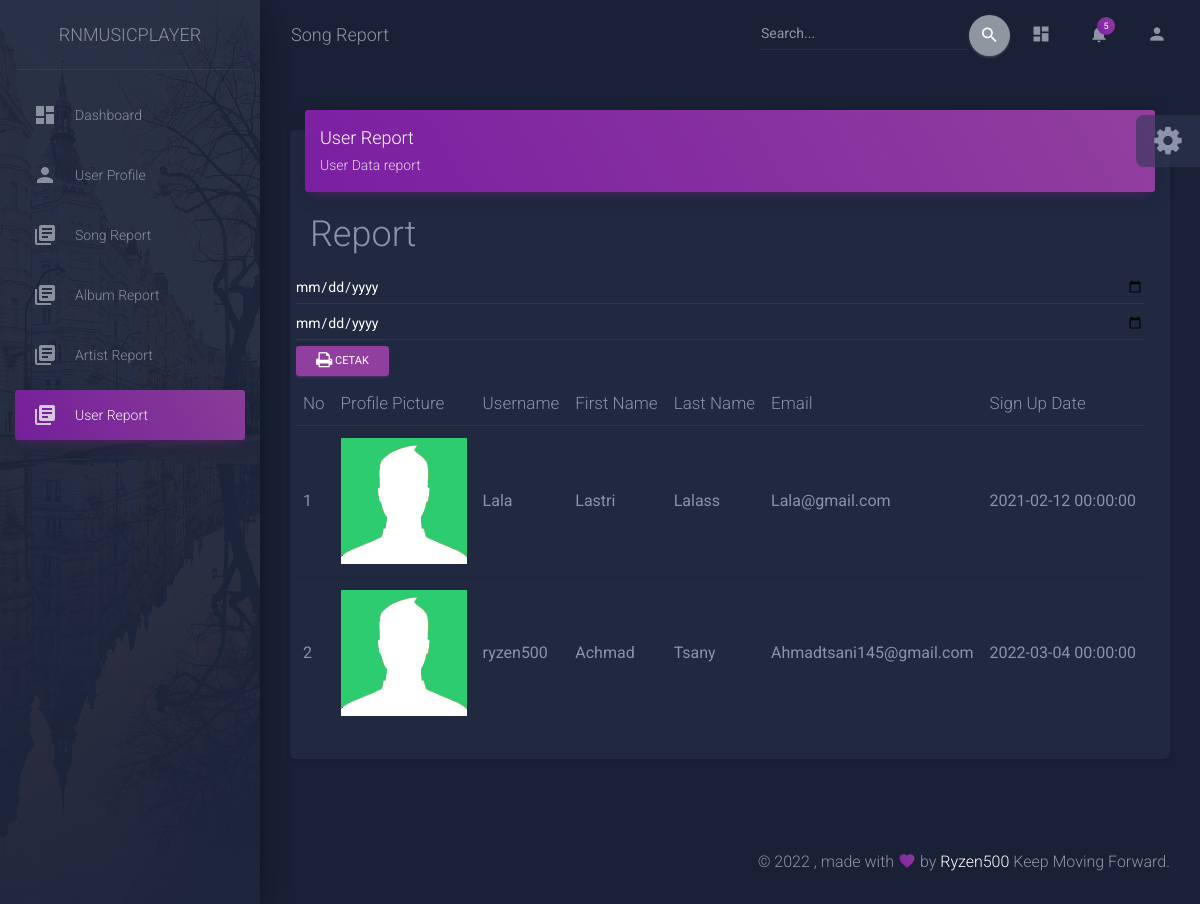
The page /admin/report-user.php on the database as committed earlier.
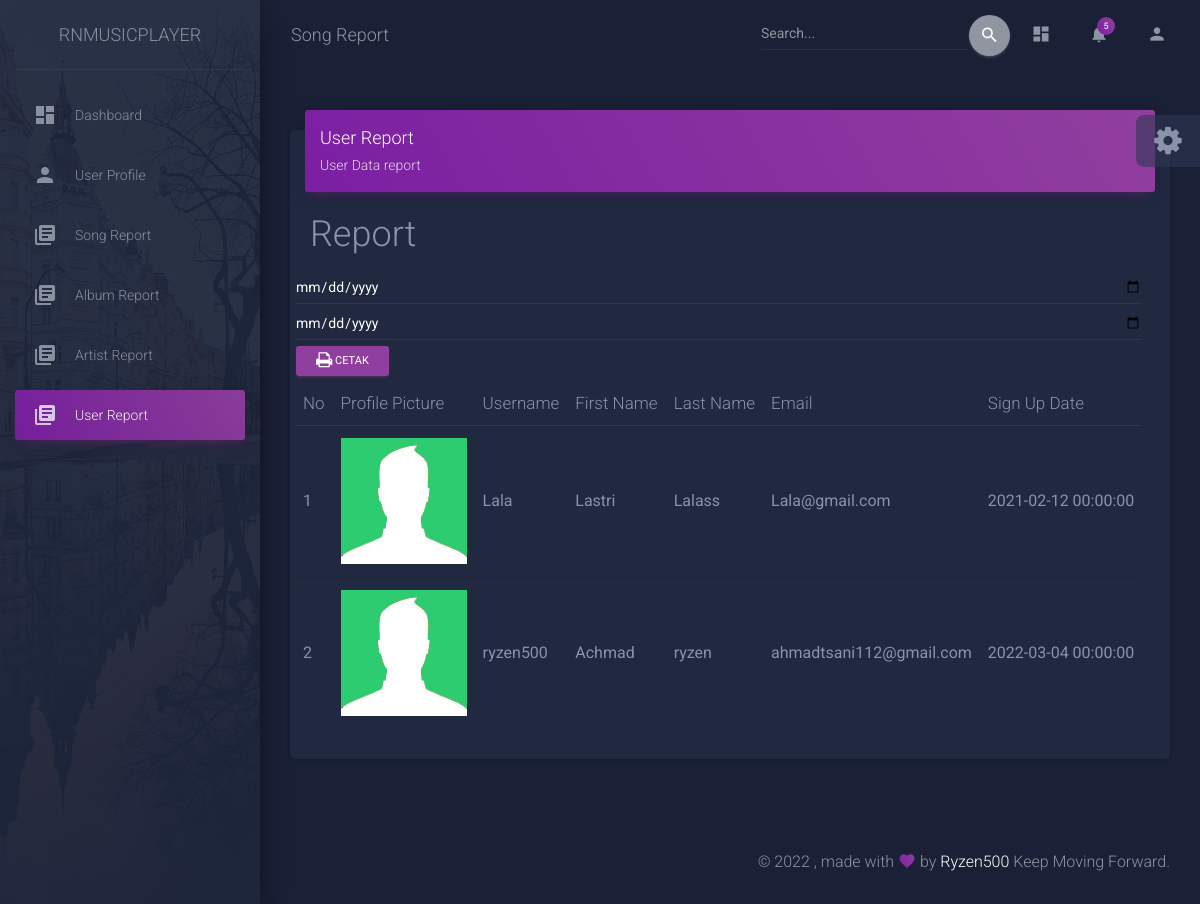
The same page on the database as committed later.
### tables this page shows
CREATE TABLE `users` (
  `id` int(11) NOT NULL,
  `username` varchar(250) NOT NULL,
  `firstName` varchar(70) NOT NULL,
  `lastName` varchar(70) NOT NULL,
  `email` varchar(200) NOT NULL,
  `password` varchar(32) NOT NULL,
  `signUpDate` datetime NOT NULL,
  `profilePic` varchar(500) NOT NULL,
  `status` varchar(50) NOT NULL
);

### admin/report-user.php (the view, shortened to what this page needs)
<!DOCTYPE html>
<html lang="en">
<head>
  <link rel="stylesheet" href="https://maxcdn.bootstrapcdn.com/font-awesome/latest/css/font-awesome.min.css">
  <link href="./assets/css/material-dashboard.css?v=2.1.0" rel="stylesheet" />
  <link rel="stylesheet" href="https://cdnjs.cloudflare.com/ajax/libs/bootstrap-datepicker/1.9.0/css/bootstrap-datepicker.min.css" />
  <link href="./assets/demo/demo.css" rel="stylesheet" />
</head>
<body class="dark-edition">
  <div class="wrapper ">
    <div class="sidebar" data-color="purple" data-background-color="black" data-image="../assets/img/sidebar-2.jpg">
      <div class="logo"><a href="http://www.creative-tim.com" class="simple-text logo-normal">
          RnMusicPlayer
               </a></div>
      <div class="sidebar-wrapper">
        <ul class="nav">
          <li class="nav-item  ">
            <a class="nav-link" href="./index.php">
              <i class="material-icons">dashboard</i>
              <p>Dashboard</p>
            </a>
          </li>
          <li class="nav-item ">
            <a class="nav-link" href="./profile.php">
              <i class="material-icons">person</i>
              <p>User Profile</p>
            </a>
          </li>
          <li class="nav-item ">
            <a class="nav-link" href="./typography.php">
              <i class="material-icons">library_books</i>
              <p>Song Report</p>
            </a>
          </li>
          <li class="nav-item ">
            <a class="nav-link" href="./albumsReport.php">
              <i class="material-icons">library_books</i>
              <p>Album Report</p>
            </a>
          </li>
          <li class="nav-item">
            <a class="nav-link" href="./report-artist.php">
              <i class="material-icons">library_books</i>
              <p> Artist Report</p>
            </a>
          </li>
          <li class="nav-item active">
            <a class="nav-link" href="./report-user.php">
              <i class="material-icons">library_books</i>
              <p>User Report</p>
            </a>
          </li>
        </ul>
      </div>
    </div>
    <div class="main-panel">
      <nav class="navbar navbar-expand-lg navbar-transparent navbar-absolute fixed-top " id="navigation-example">
        <div class="container-fluid">
          <div class="navbar-wrapper">
            <a class="navbar-brand" href="javascript:void(0)">Song Report</a>
          </div>
          <div class="collapse navbar-collapse justify-content-end">
            <form class="navbar-form" >
              <div class="input-group no-border">
                <input type="text" value="" class="form-control" placeholder="Search...">
                <button type="submit" class="btn btn-default btn-round btn-just-icon">
                  <i class="material-icons">search</i>
                  <div class="ripple-container"></div>
                </button>
              </div>
            </form>
            <ul class="navbar-nav">
              <li class="nav-item">
                <a class="nav-link" href="javascript:void(0)">
                  <i class="material-icons">dashboard</i>
                </a>
              </li>
              <li class="nav-item dropdown">
                <a class="nav-link" href="javscript:void(0)" id="navbarDropdownMenuLink" data-toggle="dropdown" aria-haspopup="true" aria-expanded="false">
                  <i class="material-icons">notifications</i>
                  <span class="notification">5</span>
                </a>
              </li>
              <li class="nav-item">
                <a class="nav-link" href="javascript:void(0)">
                  <i class="material-icons">person</i>
                </a>
              </li>
            </ul>
          </div>
        </div>
      </nav>
      <div class="content">
      <div class="container-fluid">
        <div class="card">
            <div class="card-header card-header-primary">
              <h4 class="card-title">User Report</h4>
              <p class="card-category">User Data report </p>
            </div>
            <div class="card-body">
              <div id="Song Report">
                <div class="card-title">
                  <h2>Report</h2>
                </div>
                <div class="row">
              <form onsubmit="popup(this);" target="_blank" method="post" action="tampil-user.php">
              <input type="date" name="dari" class="form-control float-right" id="reservation">
        <input type="date" name="sampai" class="form-control float-right" id="reservation">
        <button type="submit" name="cetak" class="btn btn-primary btn-sm"><i class="fa fa-print"></i> Cetak</button>
              <div class="table-responsive">
                  <table class="table">
                  <thead class=" text-primary">
     <th> No </th>
     <th> Profile Picture </th>
     <th> Username </th>
     <th> First Name </th>
     <th> Last Name </th>
     <th> Email </th>
     <th> Sign Up Date </th>
   </thead>
                  <?php include "config.php";
                    $query =mysqli_query($con, "SELECT username, firstName, lastName, email, signUpDate,profilePic FROM users");
                    $nomor = 1;
                    while($datas = mysqli_fetch_array($query)){
                  ?>
   <tbody>
     <tr>
       <td> <?php  echo $nomor++; ?> </td>
       <td> <img src="<?php echo $datas['profilePic'];?>"></td>
       <td> <?php  echo $datas['username']; ?> </td>
       <td> <?php  echo $datas['firstName']; ?> </td>
       <td> <?php  echo $datas['lastName']; ?> </td>
       <td> <?php  echo $datas['email']; ?> </td>
       <td> <?php  echo $datas['signUpDate']; ?> </td>
    </tr>
   </tbody>
   <?php } ?>
 </table>
                  </div>
              </form>
                </div>
              </div>
            </div>
          </div>
        </div>
      </div>
     <?php include "footer.php";

### admin/footer.php (shortened to what this page needs)
<footer class="footer">
        <div class="container-fluid">
          <div class="copyright float-right" id="date">
            , made with <i class="material-icons">favorite</i> by
            <a href="#" target="_blank">Ryzen500</a> Keep Moving Forward.
          </div>
        </div>
      </footer>
    </div>
  </div>
<div class="fixed-plugin">
    <div class="dropdown show-dropdown">
      <a href="#" data-toggle="dropdown">
        <i class="fa fa-cog fa-2x"> </i>
      </a>
    </div>
  </div>

Rows that differ between the two databases and show on the page:
changed users "ryzen500": lastName "Tsany" → "ryzen"; email "Ahmadtsani145@gmail.com" → "ahmadtsani112@gmail.com"
